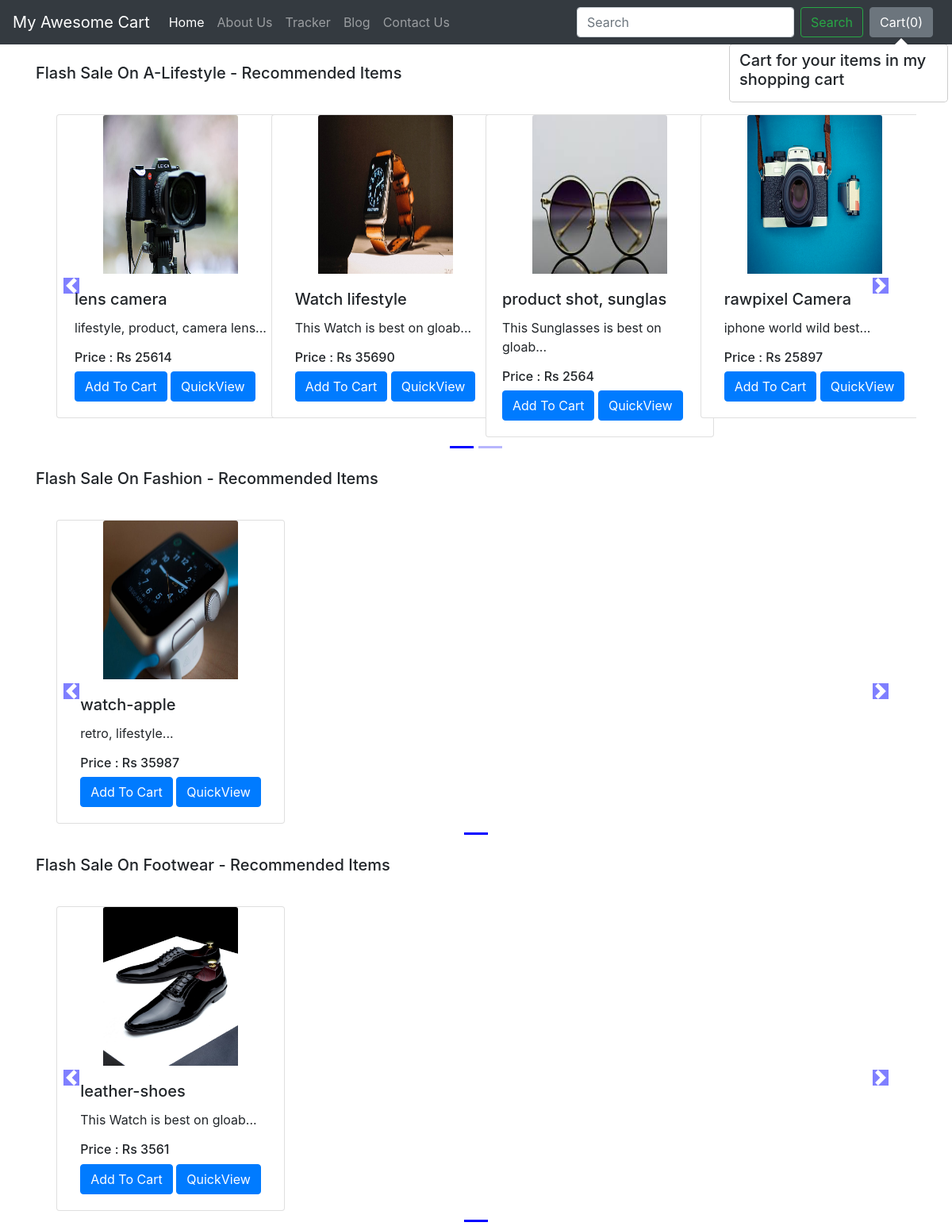
The app's page /shop/ with its own data.
### shop/models.py (models this page shows, shortened)
class Product(models.Model):
    product_id = models.AutoField
    product_name = models.CharField(max_length=50)
    category = models.CharField(max_length=50, default="")
    subcategory = models.CharField(max_length=50, default="")
    price = models.IntegerField(default=0)
    desc = models.CharField(max_length=300)
    pub_date = models.DateField()
    image = models.ImageField(upload_to='shop/images', default="")

### shop/views.py (the view)
# urls.py: path('', views.index)
def index(request):
    allProds = []
    catprods = Product.objects.values('category', 'id')
    cats = {item['category'] for item in catprods}
    for cat in cats:
        prod = Product.objects.filter(category=cat)
        n = len(prod)
        nSlides = n // 4 + ceil((n / 4) - (n // 4))
        allProds.append([prod, range(1, nSlides), nSlides])
    params = {'allProds':allProds}
    return render(request, 'shop/index.html', params)

### shop/templates/shop/index.html (shortened to what this page needs)
{% extends 'shop/basic.html' %}
{% block body %}
{% load static %}
<div class="container">
    {% for product, range, nSlides in allProds %}
    <h5 class="my-4">Flash Sale On {{product.0.category}} - Recommended Items</h5>
    <div class="row">
        <div id="demo{{forloop.counter}}" class="col carousel slide my-3" data-ride="carousel">
            <ul class="carousel-indicators">
                <li data-target="#demo{{forloop.counter}}" data-slide-to="0" class="active"></li>
                {% for i in range %}
                <li data-target="#demo{{forloop.parentloop.counter}}" data-slide-to="{{i}}"></li>
                {% endfor %}
            </ul>
            <div class="container carousel-inner no-padding">
                <div class="carousel-item active">
                    {% for i in product %}
                    <div class="col-xs-3 col-sm-3 col-md-3">
                        <div class="card align-items-center" style="width: 18rem;">
                            <img src='/media/{{i.image}}' class="card-img-top" alt="...">
                            <div class="card-body">
                                <h5 class="card-title" id="namepr{{i.id}}">{{i.product_name}}</h5>
                                <p class="card-text">{{i.desc|slice:"0:53"}}...</p>
                                <h6 class="cart-title" >Price : Rs <span id="pricepr{{i.id}}"> {{i.price}} </span> </h6>
                                <span id="divpr{{i.id}}" class="divpr">
                                    <button id="pr{{i.id}}" class="btn btn-primary cart">Add To Cart</button>
                                </span>
                                <a href="/shop/products/{{i.id}}"><button id="qv{{i.id}}" class="btn btn-primary cart">QuickView</button></a>
                            </div>
                        </div>
                    </div>
                    {% if forloop.counter|divisibleby:4 and forloop.counter > 0 and not forloop.last %}
                </div>
                <div class="carousel-item">
                    {% endif %}
                    {% endfor %}
                </div>
            </div>
        </div>
        <a class="carousel-control-prev" href="#demo{{forloop.counter}}" data-slide="prev">
            <span class="carousel-control-prev-icon"></span>
        </a>
        <a class="carousel-control-next" href="#demo{{forloop.counter}}" data-slide="next">
            <span class="carousel-control-next-icon"></span>
        </a>
    </div>
    {% endfor %}
</div>
{% endblock %}

### shop/templates/shop/basic.html (shortened to what this page needs)
<!doctype html>
<html lang="en">
  <head>
    <link rel="stylesheet" href="https://stackpath.bootstrapcdn.com/bootstrap/4.2.1/css/bootstrap.min.css">
  </head>
  <body>
    <nav class="navbar navbar-expand-lg navbar-dark bg-dark">
  <a class="navbar-brand" href="/shop">My Awesome Cart</a>
  <div class="collapse navbar-collapse" id="navbarSupportedContent">
    <ul class="navbar-nav mr-auto">
      <li class="nav-item active">
        <a class="nav-link" href="/shop">Home <span class="sr-only">(current)</span></a>
      </li>
      <li class="nav-item">
        <a class="nav-link" href="/shop/about">About Us</a>
      </li>
      <li class="nav-item">
        <a class="nav-link" href="/shop/tracker">Tracker</a>
      </li>
      <li class="nav-item">
        <a class="nav-link" href="/blog">Blog</a>
      </li>
      <li class="nav-item">
        <a class="nav-link" href="/shop/contact">Contact Us</a>
      </li>
    </ul>
    <form class="form-inline my-2 my-lg-0">
      <input class="form-control mr-sm-2" type="search" placeholder="Search" aria-label="Search">
      <button class="btn btn-outline-success my-2 my-sm-0" type="submit">Search</button>
    </form>
    <button type="button" class="btn btn-secondary mx-2" id="popcart" data-container="body" data-toggle="popover" data-placement="bottom" data-html="true" data-content="Vivamus
sagittis lacus vel augue laoreet rutrum faucibus.">
  Cart(<span id="cart">0</span>)
</button>
  </div>
</nav>
  {% block body %} {% endblock %}
  </body>
</html>

### records on screen
Product: category "A-Lifestyle", image (picture), product_name "lens camera", desc "lifestyle, product, camera lens", price "25614"
Product: image (picture), product_name "Watch lifestyle", desc "This Watch is best on gloab", price "35690"
Product: image (picture), product_name "product shot, sunglas", desc "This Sunglasses is best on gloab", price "2564"
Product: image (picture), product_name "rawpixel Camera", desc "iphone world wild best", price "25897"
Product: category "Fashion", image (picture), product_name "watch-apple", desc "retro, lifestyle", price "35987"
Product: category "Footwear", image (picture), product_name "leather-shoes", desc "This Watch is best on gloab", price "3561"
